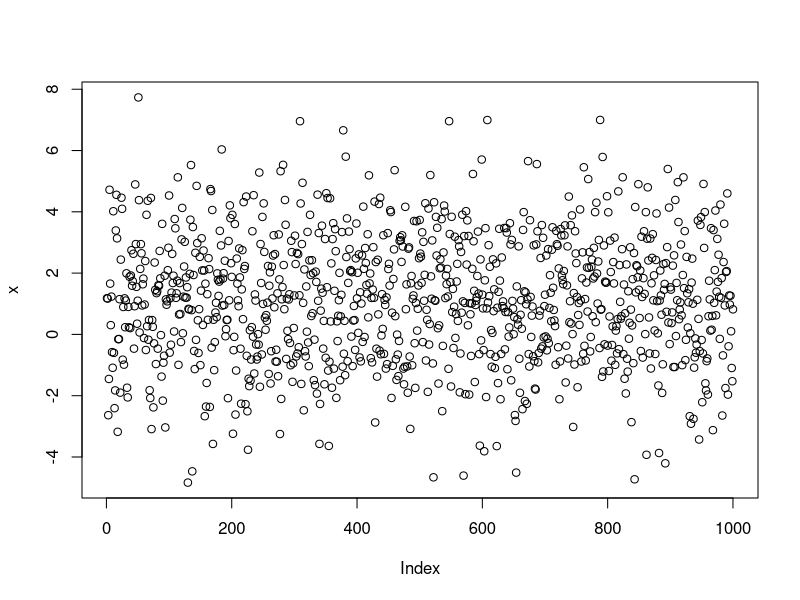
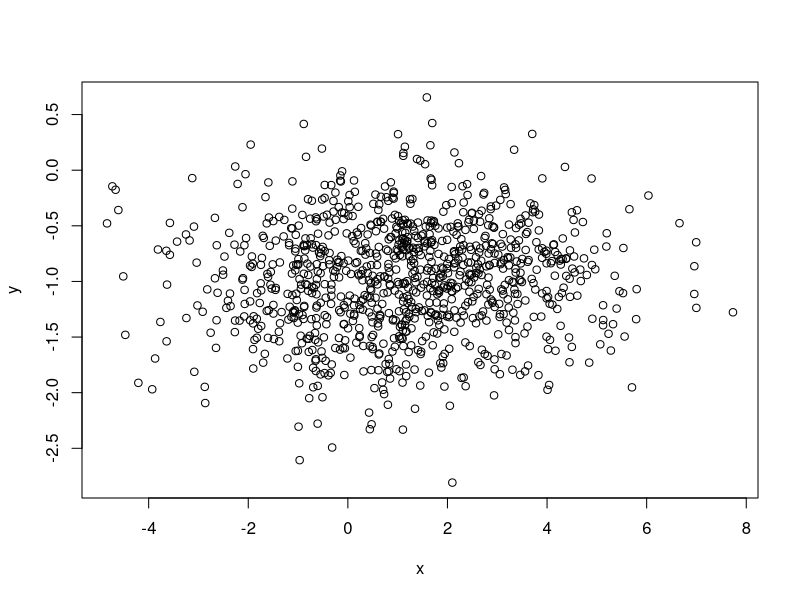
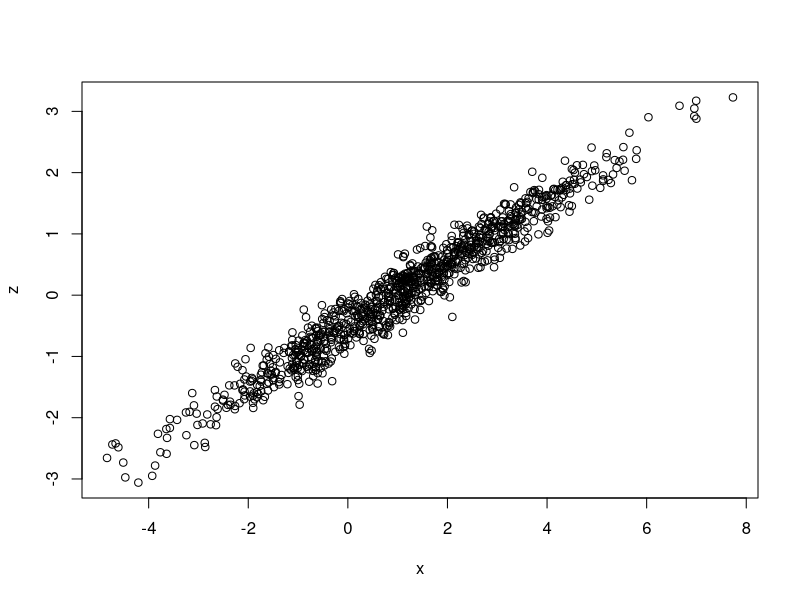
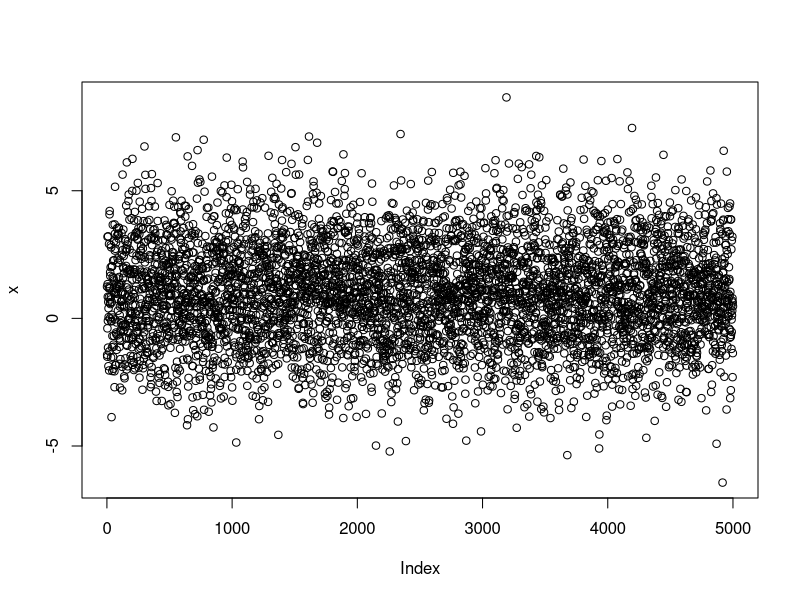
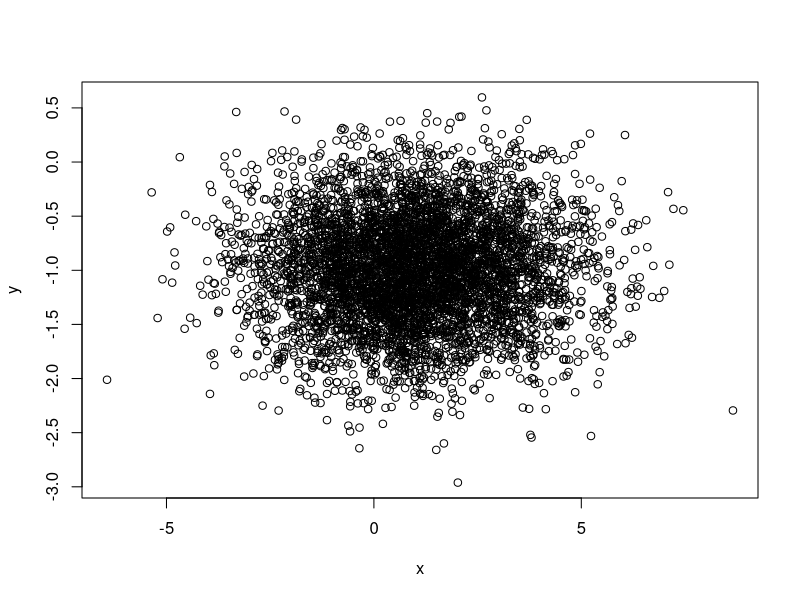
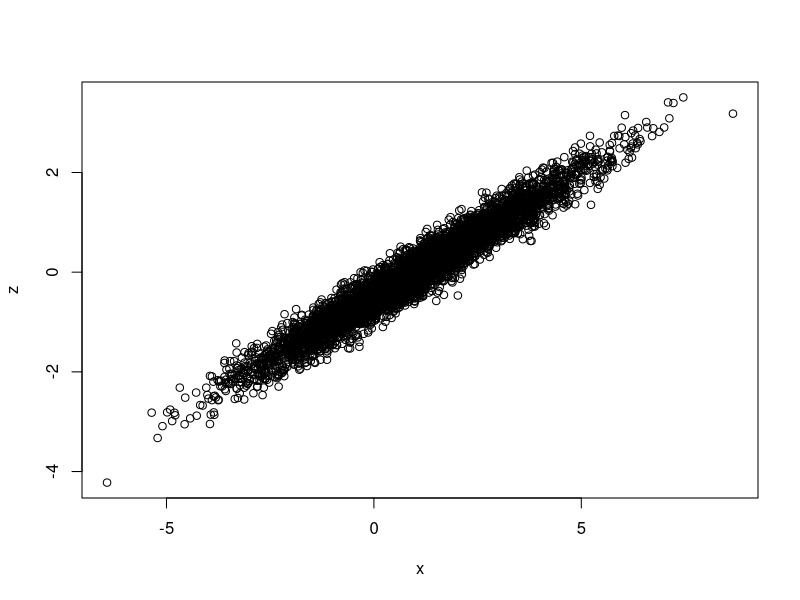
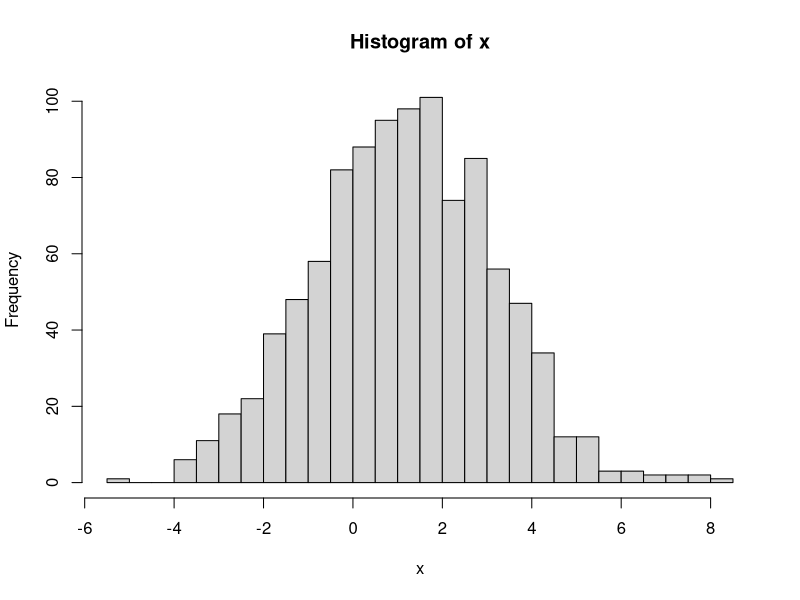
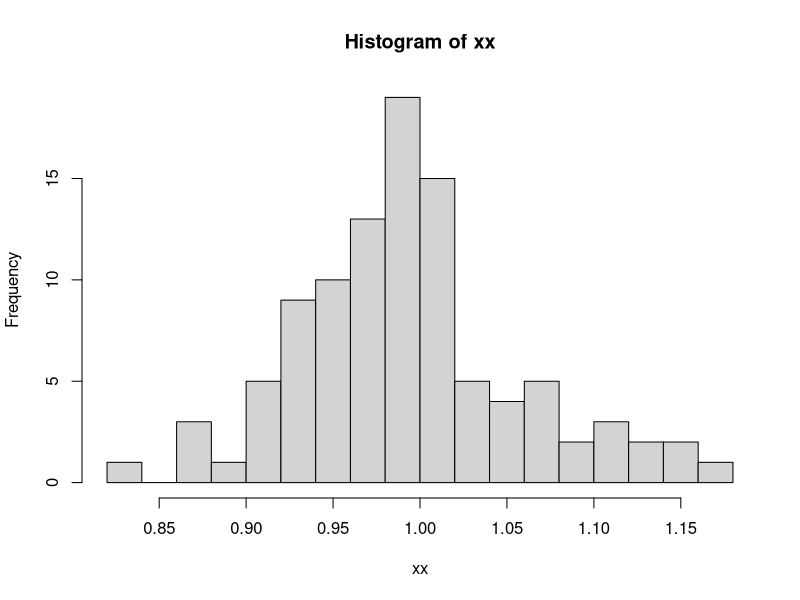

R code for these plots, in order:
## ---- chunk 1
h <- 0.5
t <- 1-h

4*(h^3)*t
## ---- chunk 2
(h^4) + 4*(h^3)*t + 6*(h^2)*(t^2)
## ---- chunk 3
56*(h^3)*(t^5) + 28*(h^2)*(t^6) + 8*h*(t^7) 
## ---- chunk 4
(h^10) + 10*(h^9)*t + 45*(h^8)*(t^2) + 120*(h^7)*(t^3) + 210*(h^6)*(t^4) + 252*(h^5)*(t^5) + 210*(h^4)*(t^6)


210*(h^6)*(t^4) + 252*(h^5)*(t^5) + 210*(h^4)*(t^6) + 120*(h^3)*(t^7) + 45*(h^2)*(t^8) + 10*h*(t^9) + (t^10)
## ---- chunk 5
h <- 0.25

s <- 0.25

c <- 0.25

d <- 0.25


10*(c^2)*(h^3) + 20*c*d*(h^3)  + 5*c*(h^4) + 20*c*(h^3)*s  + 10*(d^2)*(h^3) +  5*d*(h^4) + 20*d*(h^3)*s  + (h^5) + 5*(h^4)*s + 10*(h^3)*(s^2)
## ---- chunk 6
JQ <- 2/13
E <- 11/13 

JQ^4 + 4*JQ^3*E + 6*JQ^2*E^2 
## ---- chunk 7
p1 <- 8.0/52.0
p2 <- 7.0/51.0
p3 <- 44.0/50.0
p4 <- 43.0/49.0

prob <- p1*p2*p3*p4
prob

fac <- factorial(4)/(factorial(2)*factorial(2))
fac
probtot <- fac*prob
probtot
## ---- chunk 8
x <- rnorm(n=1000, mean=1, sd=2)
plot(x)
y <- rnorm(n=1000, mean=-1, sd=0.5)
plot(x,y)
z <- (x+y)/2
plot(x,z)
mean(x)
mean(x^2)
mean(y)
mean(y^2)
mean(z)
mean(z^2)
mean((x+y)^2)
mean((x+z)^2)
## ---- chunk 9
x <- rnorm(n=5000, mean=1, sd=2)
plot(x)
y <- rnorm(n=5000, mean=-1, sd=0.5)
plot(x,y)
z <- (x+y)/2
plot(x,z)
mean(x)
mean(x^2)
mean(y)
mean(y^2)
mean(z)
mean(z^2)
mean((x+y)^2)
mean((x+z)^2)
## ---- chunk 10
x <- 1
x
x2 <- 2^2 + 1^2
x2
y <- -1
y
y2 <- (-1)^2 + 0.5^2
y2
z <- x/2 + y/2
z
z2 <- x2/4 + (-1)*(1)/2 + y2/4
z2
xy <- x2 + 2*x*y + y2
xy
xz <- 2.25*x2 + 1.5*x*y + 0.25*y2
xz
## ---- chunk 11
xx <- replicate(100,0)
xx2 <- replicate(100,0)
yy <- replicate(100,0)
yy2 <- replicate(100,0)
zz <- replicate(100,0)
zz2 <- replicate(100,0)

for (ii in 1:100){
  x <- rnorm(n=1000, mean=1, sd=2)
  y <- rnorm(n=1000, mean=-1, sd=.5)
  z <- (x+y)/2
  x2 <- x^2
  y2 <- y^2
  z2 <- z^2

  xx[ii] <- mean(x)
  xx2[ii] <- mean(x2)
  yy[ii] <- mean(y)
  yy2[ii] <- mean(y2)
  zz[ii] <- mean(z)
  zz2[ii] <- mean(z2)
}
hist(x,breaks=21)

hist(xx,breaks=21)
hist(xx2,breaks=21)

hist(yy,breaks=21)
hist(yy2,breaks=21)
hist(zz,breaks=21)
hist(zz2,breaks=21)

mean(xx)
mean(xx2)
mean(yy)
mean(yy2)
mean(zz)
mean(zz2)

